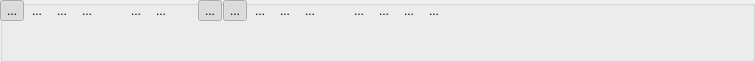
     <widget class="QGroupBox" name="groupBox_6">
      <property name="minimumSize">
       <size>
        <width>0</width>
        <height>50</height>
       </size>
      </property>
      <property name="title">
       <string/>
      </property>
      <widget class="QWidget" name="layoutWidget">
       <property name="geometry">
        <rect>
         <x>0</x>
         <y>0</y>
         <width>746</width>
         <height>53</height>
        </rect>
       </property>
       <layout class="QHBoxLayout" name="horizontalLayout_10">
        <property name="spacing">
         <number>25</number>
        </property>
        <property name="sizeConstraint">
         <enum>QLayout::SetFixedSize</enum>
        </property>
        <item>
         <layout class="QHBoxLayout" name="horizontalLayout_9">
          <property name="spacing">
           <number>1</number>
          </property>
          <property name="sizeConstraint">
           <enum>QLayout::SetFixedSize</enum>
          </property>
          <item>
           <widget class="QToolButton" name="singleView">
            <property name="cursor">
             <cursorShape>ArrowCursor</cursorShape>
            </property>
            <property name="text">
             <string>...</string>
            </property>
            <property name="icon">
             <iconset resource="Re.qrc">
              <normaloff>:/images/Single.png</normaloff>
              <normalon>:/images/SingleOR.png</normalon>:/images/Single.png</iconset>
            </property>
            <property name="iconSize">
             <size>
              <width>30</width>
              <height>30</height>
             </size>
            </property>
            <property name="checkable">
             <bool>true</bool>
            </property>
            <property name="checked">
             <bool>true</bool>
            </property>
            <property name="popupMode">
             <enum>QToolButton::InstantPopup</enum>
            </property>
            <property name="autoRaise">
             <bool>true</bool>
            </property>
           </widget>
          </item>
          <item>
           <widget class="QToolButton" name="quadView">
            <property name="text">
             <string>...</string>
            </property>
            <property name="icon">
             <iconset resource="Re.qrc">
              <normaloff>:/images/Quad.png</normaloff>
              <normalon>:/images/QuadOR.png</normalon>:/images/Quad.png</iconset>
            </property>
            <property name="iconSize">
             <size>
              <width>30</width>
              <height>30</height>
             </size>
            </property>
            <property name="checkable">
             <bool>true</bool>
            </property>
            <property name="autoExclusive">
             <bool>false</bool>
            </property>
            <property name="popupMode">
             <enum>QToolButton::InstantPopup</enum>
            </property>
            <property name="autoRaise">
             <bool>true</bool>
            </property>
           </widget>
          </item>
          <item>
           <widget class="QToolButton" name="toolButton_9">
            <property name="text">
             <string>...</string>
            </property>
            <property name="icon">
             <iconset resource="Re.qrc">
              <normaloff>:/images/HIST.png</normaloff>
              <normalon>:/images/HIST_OR.png</normalon>:/images/HIST.png</iconset>
            </property>
            <property name="iconSize">
             <size>
              <width>30</width>
              <height>30</height>
             </size>
            </property>
            <property name="checkable">
             <bool>true</bool>
            </property>
            <property name="popupMode">
             <enum>QToolButton::InstantPopup</enum>
            </property>
            <property name="autoRaise">
             <bool>true</bool>
            </property>
           </widget>
          </item>
          <item>
           <widget class="QToolButton" name="toolButton_10">
            <property name="text">
             <string>...</string>
            </property>
            <property name="icon">
             <iconset resource="Re.qrc">
              <normaloff>:/images/Mline.png</normaloff>
              <normalon>:/images/MlineOR.png</normalon>:/images/Mline.png</iconset>
            </property>
            <property name="iconSize">
             <size>
              <width>30</width>
              <height>30</height>
             </size>
            </property>
            <property name="checkable">
             <bool>true</bool>
            </property>
            <property name="popupMode">
             <enum>QToolButton::InstantPopup</enum>
            </property>
            <property name="autoRaise">
             <bool>true</bool>
            </property>
           </widget>
          </item>
         </layout>
        </item>
        <item>
         <layout class="QHBoxLayout" name="horizontalLayout_16">
          <property name="spacing">
           <number>1</number>
          </property>
          <property name="sizeConstraint">
           <enum>QLayout::SetFixedSize</enum>
          </property>
          <item>
           <widget class="QToolButton" name="CrossHair">
            <property name="toolTip">
             <string>Crosshair</string>
            </property>
            <property name="whatsThis">
             <string/>
            </property>
            <property name="text">
             <string comment="Crosshair">...</string>
            </property>
            <property name="icon">
             <iconset resource="Re.qrc">
              <normaloff>:/images/Cross.png</normaloff>
              <activeon>:/images/CrossOR.png</activeon>:/images/Cross.png</iconset>
            </property>
            <property name="iconSize">
             <size>
              <width>30</width>
              <height>30</height>
             </size>
            </property>
            <property name="checkable">
             <bool>true</bool>
            </property>
            <property name="popupMode">
             <enum>QToolButton::InstantPopup</enum>
            </property>
            <property name="autoRaise">
             <bool>true</bool>
            </property>
           </widget>
          </item>
          <item>
           <widget class="QToolButton" name="toolButton_4">
            <property name="text">
             <string>...</string>
            </property>
            <property name="icon">
             <iconset resource="Re.qrc">
              <normaloff>:/images/Measure.png</normaloff>:/images/Measure.png</iconset>
            </property>
            <property name="iconSize">
             <size>
              <width>30</width>
              <height>30</height>
             </size>
            </property>
            <property name="popupMode">
             <enum>QToolButton::InstantPopup</enum>
            </property>
            <property name="autoRaise">
             <bool>true</bool>
            </property>
           </widget>
          </item>
         </layout>
        </item>
        <item>
         <layout class="QHBoxLayout" name="horizontalLayout_8">
          <property name="spacing">
           <number>1</number>
          </property>
          <property name="sizeConstraint">
           <enum>QLayout::SetFixedSize</enum>
          </property>
          <item>
           <widget class="QToolButton" name="Sel">
            <property name="toolTip">
             <string>Region of Interest</string>
            </property>
            <property name="text">
             <string comment="Region of Interest">...</string>
            </property>
            <property name="icon">
             <iconset resource="Re.qrc">
              <normaloff>:/images/Arrow.png</normaloff>
              <normalon>:/images/Arrow_OR.png</normalon>:/images/Arrow.png</iconset>
            </property>
            <property name="iconSize">
             <size>
              <width>30</width>
              <height>30</height>
             </size>
            </property>
            <property name="checkable">
             <bool>true</bool>
            </property>
            <property name="checked">
             <bool>true</bool>
            </property>
            <property name="autoExclusive">
             <bool>false</bool>
            </property>
            <property name="popupMode">
             <enum>QToolButton::InstantPopup</enum>
            </property>
            <property name="autoRaise">
             <bool>true</bool>
            </property>
           </widget>
          </item>
          <item>
           <widget class="QToolButton" name="Vis">
            <property name="toolTip">
             <string>Region of Interest</string>
            </property>
            <property name="text">
             <string comment="Region of Interest">...</string>
            </property>
            <property name="icon">
             <iconset resource="Re.qrc">
              <normaloff>:/images/Eye.png</normaloff>
              <normalon>:/images/Eye_OR.png</normalon>:/images/Eye.png</iconset>
            </property>
            <property name="iconSize">
             <size>
              <width>30</width>
              <height>30</height>
             </size>
            </property>
            <property name="checkable">
             <bool>true</bool>
            </property>
            <property name="checked">
             <bool>true</bool>
            </property>
            <property name="popupMode">
             <enum>QToolButton::InstantPopup</enum>
            </property>
            <property name="autoRaise">
             <bool>true</bool>
            </property>
           </widget>
          </item>
          <item>
           <widget class="QToolButton" name="ROI">
            <property name="toolTip">
             <string>Region of Interest</string>
            </property>
            <property name="text">
             <string comment="Region of Interest">...</string>
            </property>
            <property name="icon">
             <iconset resource="Re.qrc">
              <normaloff>:/images/ROI.png</normaloff>
              <activeon>:/images/ROI_OR.png</activeon>:/images/ROI.png</iconset>
            </property>
            <property name="iconSize">
             <size>
              <width>40</width>
              <height>30</height>
             </size>
            </property>
            <property name="checkable">
             <bool>true</bool>
            </property>
            <property name="autoExclusive">
             <bool>false</bool>
            </property>
            <property name="popupMode">
             <enum>QToolButton::InstantPopup</enum>
            </property>
            <property name="autoRaise">
             <bool>true</bool>
            </property>
           </widget>
          </item>
          <item>
           <widget class="QToolButton" name="ROICross">
            <property name="text">
             <string>...</string>
            </property>
            <property name="icon">
             <iconset resource="Re.qrc">
              <normaloff>:/images/Mark.png</normaloff>
              <normalon>:/images/MarkOR.png</normalon>:/images/Mark.png</iconset>
            </property>
            <property name="iconSize">
             <size>
              <width>30</width>
              <height>30</height>
             </size>
            </property>
            <property name="checkable">
             <bool>true</bool>
            </property>
            <property name="autoExclusive">
             <bool>false</bool>
            </property>
            <property name="popupMode">
             <enum>QToolButton::InstantPopup</enum>
            </property>
            <property name="autoRaise">
             <bool>true</bool>
            </property>
           </widget>
          </item>
          <item>
           <widget class="QToolButton" name="Line">
            <property name="toolTip">
             <string>Line Profile</string>
            </property>
            <property name="text">
             <string comment="Line Profile">...</string>
            </property>
            <property name="icon">
             <iconset resource="Re.qrc">
              <normaloff>:/images/LineP.png</normaloff>
              <activeon>:/images/LineP_OR.png</activeon>:/images/LineP.png</iconset>
            </property>
            <property name="iconSize">
             <size>
              <width>30</width>
              <height>30</height>
             </size>
            </property>
            <property name="checkable">
             <bool>true</bool>
            </property>
            <property name="autoExclusive">
             <bool>false</bool>
            </property>
            <property name="popupMode">
             <enum>QToolButton::InstantPopup</enum>
            </property>
            <property name="autoRaise">
             <bool>true</bool>
            </property>
            <property name="arrowType">
             <enum>Qt::NoArrow</enum>
            </property>
           </widget>
          </item>
         </layout>
        </item>
        <item>
         <layout class="QHBoxLayout" name="horizontalLayout_2">
          <property name="spacing">
           <number>1</number>
          </property>
          <property name="sizeConstraint">
           <enum>QLayout::SetFixedSize</enum>
          </property>
          <item>
           <widget class="QToolButton" name="toolButton">
            <property name="text">
             <string>...</string>
            </property>
            <property name="icon">
             <iconset resource="Re.qrc">
              <normaloff>:/images/FLR.png</normaloff>:/images/FLR.png</iconset>
            </property>
            <property name="iconSize">
             <size>
              <width>30</width>
              <height>30</height>
             </size>
            </property>
            <property name="popupMode">
             <enum>QToolButton::InstantPopup</enum>
            </property>
            <property name="autoRaise">
             <bool>true</bool>
            </property>
           </widget>
          </item>
          <item>
           <widget class="QToolButton" name="toolButton_2">
            <property name="text">
             <string>...</string>
            </property>
            <property name="icon">
             <iconset resource="Re.qrc">
              <normaloff>:/images/FUD.png</normaloff>:/images/FUD.png</iconset>
            </property>
            <property name="iconSize">
             <size>
              <width>30</width>
              <height>30</height>
             </size>
            </property>
            <property name="autoRaise">
             <bool>true</bool>
            </property>
           </widget>
          </item>
          <item>
           <widget class="QToolButton" name="toolButton_8">
            <property name="text">
             <string>...</string>
            </property>
            <property name="icon">
             <iconset resource="Re.qrc">
              <normaloff>:/images/Tran.png</normaloff>:/images/Tran.png</iconset>
            </property>
            <property name="iconSize">
             <size>
              <width>30</width>
              <height>30</height>
             </size>
            </property>
            <property name="popupMode">
             <enum>QToolButton::InstantPopup</enum>
            </property>
            <property name="autoRaise">
             <bool>true</bool>
            </property>
           </widget>
          </item>
          <item>
           <widget class="QToolButton" name="toolButton_3">
            <property name="text">
             <string>...</string>
            </property>
            <property name="icon">
             <iconset resource="Re.qrc">
              <normaloff>:/images/FFTicon.png</normaloff>:/images/FFTicon.png</iconset>
            </property>
            <property name="iconSize">
             <size>
              <width>30</width>
              <height>30</height>
             </size>
            </property>
            <property name="autoRaise">
             <bool>true</bool>
            </property>
           </widget>
          </item>
         </layout>
        </item>
       </layout>
      </widget>
     </widget>
